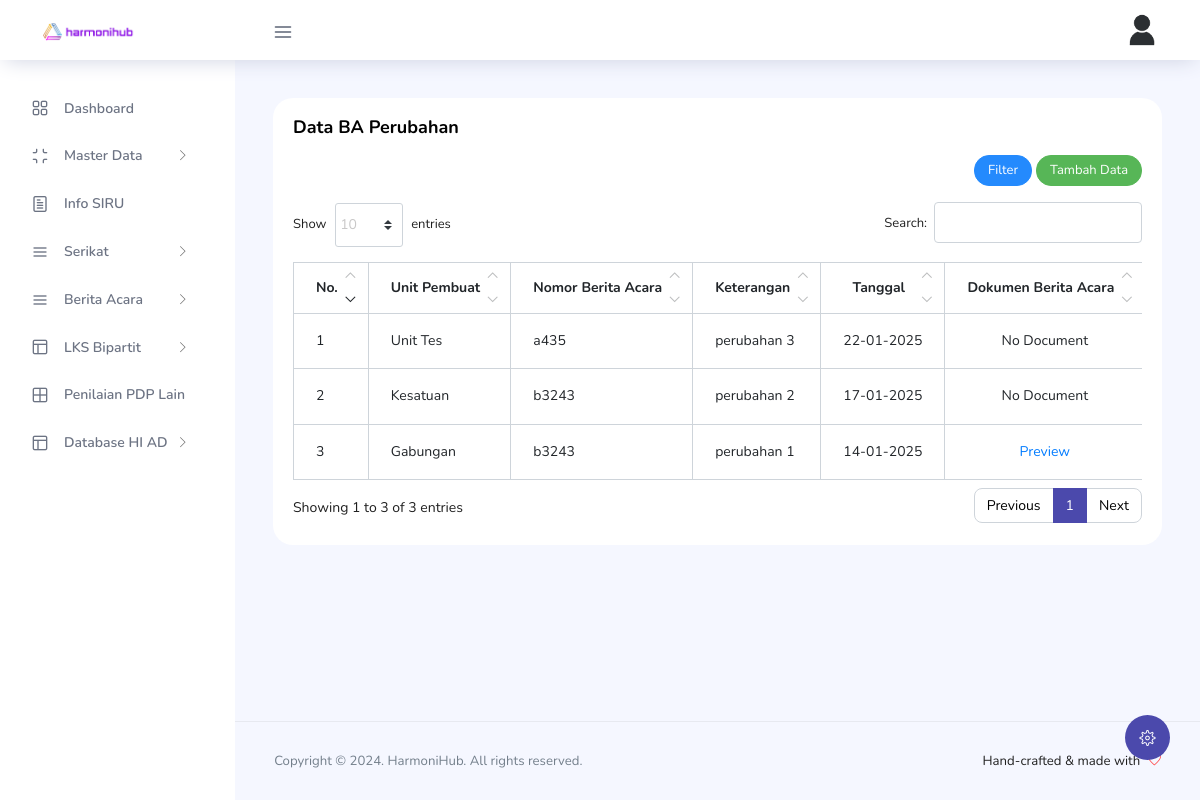
The app's page /index.php?page=ba-perubahan-list (signed in) with its own data.
### tables this page shows
CREATE TABLE IF NOT EXISTS `ba_perubahan` (
  `id` int NOT NULL AUTO_INCREMENT,
  `unit_id` int NOT NULL,
  `name` varchar(255) DEFAULT NULL,
  `tanggal` datetime DEFAULT CURRENT_TIMESTAMP,
  `dokumen` varchar(255) DEFAULT NULL,
  `status` varchar(50) NOT NULL,
  `created_at` datetime DEFAULT CURRENT_TIMESTAMP,
  `updated_at` datetime DEFAULT CURRENT_TIMESTAMP,
  `no_ba` varchar(50) DEFAULT NULL,
  PRIMARY KEY (`id`),
  KEY `unit_id` (`unit_id`),
  CONSTRAINT `ba_perubahan_ibfk_1` FOREIGN KEY (`unit_id`) REFERENCES `units` (`id`) ON DELETE CASCADE ON UPDATE CASCADE
);

CREATE TABLE IF NOT EXISTS `units` (
  `id` int NOT NULL AUTO_INCREMENT,
  `name` varchar(255) DEFAULT NULL,
  `manager_unit` varchar(100) NOT NULL,
  `createdAt` datetime DEFAULT CURRENT_TIMESTAMP,
  `updateAt` datetime DEFAULT CURRENT_TIMESTAMP ON UPDATE CURRENT_TIMESTAMP,
  PRIMARY KEY (`id`)
);

### app/Controllers/Ba/BaPerubahan.php (called while the page is built, shortened)
<?php
class BaPerubahan
{
    private $db;
    public function __construct()
    {
        $this->db = Database::getInstance();
    }
    public function index()
    {
        $start_date = $_GET['start'] ?? null;
        $end_date = $_GET['end'] ?? null;
        $params = [];
        if(isset($_SESSION["role_name"]) && $_SESSION["role_name"] == "unit"){
            $params['name'] = $_SESSION["tim"];
            $sql = 'SELECT ba.id, ba.name,ba.tanggal,ba.no_ba,ba.dokumen,ba.status ,u.name as unit_name FROM ba_perubahan ba join units u on u.id = ba.unit_id where u.name = :name
            ';
            if ($start_date && $end_date) {
                if(strpos(strtolower($sql) , "where") !==false){
                    $sql .= " and ba.tanggal BETWEEN :start_date AND :end_date";
                }else{
                    $sql .= " where ba.tanggal BETWEEN :start_date AND :end_date";
                }
                $params['start_date'] = $start_date;
                $params['end_date'] = $end_date;
            }
            $sql .= " ORDER BY ba.created_at DESC";
            $stmt = $this->db->prepare($sql);
            $stmt->execute($params);
        }else{
            $sql = 'SELECT ba.id, ba.name,ba.tanggal,ba.no_ba,ba.dokumen,ba.status ,u.name as unit_name FROM ba_perubahan ba join units u on u.id = ba.unit_id where ba.status = :status ';
            $params['status'] = "approved";
            $sql .= " ORDER BY ba.created_at DESC";
            $stmt = $this->db->prepare($sql);
            $stmt->execute($params);
        }
        $bas = $stmt->fetchAll();
        include 'view/ba/ba-perubahan/index.php';
    }
}

### app/Libraries/Database.php (called while the page is built, shortened)
<?php
class Database
{
    private static $instance = NULL;
    public static function getInstance()
    {
        if (!isset(self::$instance)) {
            try {
                $pdo_options = [
                    PDO::ATTR_ERRMODE => PDO::ERRMODE_EXCEPTION,
                    PDO::ATTR_DEFAULT_FETCH_MODE => PDO::FETCH_ASSOC,
                    PDO::ATTR_PERSISTENT => true,
                ];
                if (isset($_SERVER['HTTPS']) && $_SERVER['HTTPS'] === 'on') {
                    $dotenv = Dotenv::createImmutable('/home/hart1449');
                    $dotenv->load();
                    $dbPassword = $_ENV['DB_PASS'];
                    self::$instance = new PDO('mysql:host=localhost;dbname=hart1449_harmoni', 'hart1449_harmoni', $dbPassword, $pdo_options);
                } else {
                    self::$instance = new PDO('mysql:host=localhost;dbname=db_harmoni', 'root', '', $pdo_options);
                }
            } catch (PDOException $e) {
                die("Database connection failed: " . $e->getMessage());
            }
        }
        return self::$instance;
    }
}

### view/ba/ba-perubahan/index.php (the view, shortened to what this page needs)
<div class="content-wrapper">
    <div class="row">
        <div class="col-lg-12 grid-margin stretch-card">
            <div class="card">
                <div class="card-body">
                    <h4 class="card-title">Data BA perubahan</h4>
                    <div style="float: right">
                        <button type="button" class="btn btn-info btn-sm" data-bs-toggle="modal"
                        data-bs-target="#exportPDF">Filter</button>
                        <a href="index.php?page=ba-perubahan-create" class="btn btn-success btn-sm">
                            Tambah Data
                        </a>
                    </div>
                    <div class="table-responsive pt-3">
                        <table class="table table-bordered data-table">
                            <thead>
                                <tr class="text-center">
                                    <th class="text-center" width="50">No.</th>
                                    <th>Unit Pembuat</th>
                                    <th>Nomor Berita Acara</th>
                                    <th>Keterangan</th>
                                    <th>Tanggal</th>
                                    <th>Dokumen Berita Acara</th>
                                </tr>
                            </thead>
                            <tbody>
                                <?php
                                foreach ($bas as $index => $ba) {
                                ?>
                                    <tr>
                                        <td><?= $index + 1; ?></td>
                                        <td><?= htmlspecialchars($ba['unit_name']); ?></td>
                                        <td><?= htmlspecialchars($ba['no_ba']); ?></td>
                                        <td><?= htmlspecialchars($ba['name']); ?></td>
                                        <td><?= $ba["tanggal"] !==null ? date('d-m-Y', strtotime($ba['tanggal'])) :null; ?></td>
                                        <td class="text-center">
                                            <?php if (!empty($ba['dokumen'])): ?>
                                                <a href="uploads/dokumen/<?= htmlspecialchars($ba['dokumen']); ?>" target="_blank">Preview</a>
                                            <?php else: ?>
                                                No Document
                                            <?php endif; ?>
                                        </td>
                                    </tr>
                                <?php
                                }
                                ?>
                            </tbody>
                        </table>
                    </div>
                </div>
            </div>
        </div>
    </div>
</div>
<?php
include 'view/layouts/main.php';

### records on screen
ba_perubahan: unit.name "Unit Tes", no_ba "a435", name "perubahan 3", tanggal "22-01-2025", shows "No Document"
ba_perubahan: unit.name "Kesatuan", no_ba "b3243", name "perubahan 2", tanggal "17-01-2025", shows "No Document"
ba_perubahan: unit.name "Gabungan", no_ba "b3243", name "perubahan 1", tanggal "14-01-2025"
